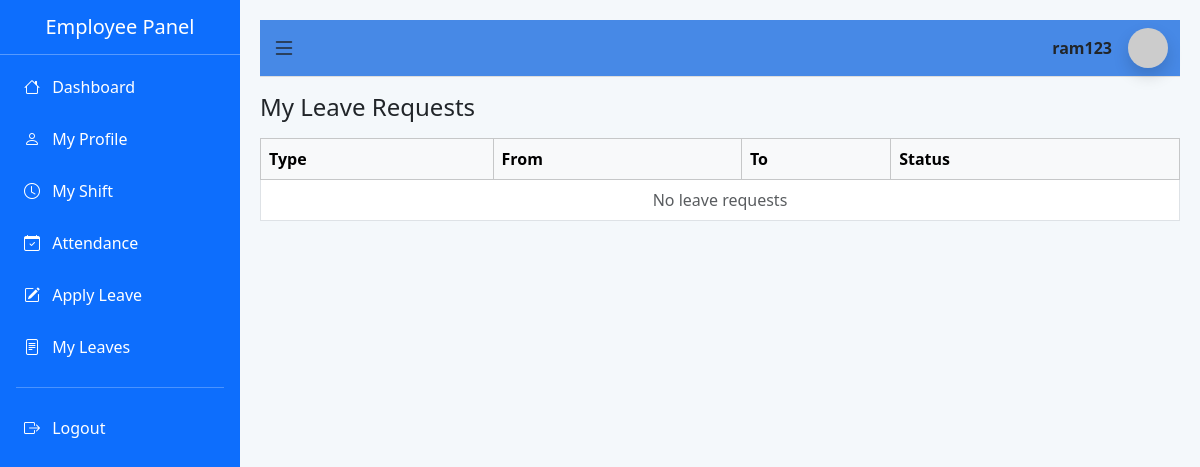
Before: /employee/leaves/ (signed in) with the older database file.
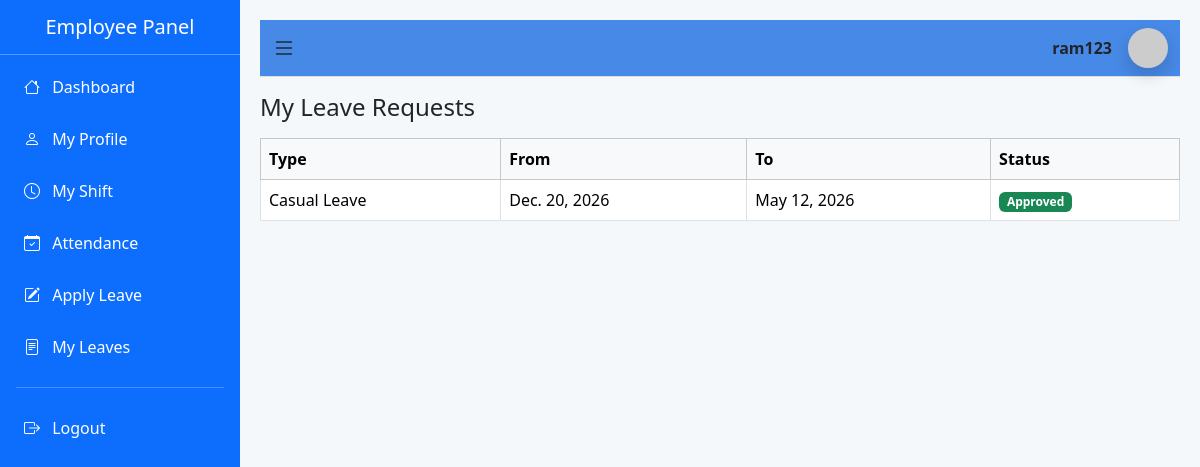
After: the same page with the newer database file.
### app/models.py (models this page shows, shortened)
class Leave(models.Model):
    LEAVE_TYPE_CHOICES = [
        ('CL', 'Casual Leave'),
        ('SL', 'Sick Leave'),
        ('PL', 'Paid Leave'),
    ]
    STATUS_CHOICES = [
        ('Pending', 'Pending'),
        ('Approved', 'Approved'),
        ('Rejected', 'Rejected'),
    ]
    employee = models.ForeignKey(
        Employee,
        on_delete=models.CASCADE,
        related_name='leaves'
    )
    leave_type = models.CharField(
        max_length=20,
        choices=LEAVE_TYPE_CHOICES
    )
    start_date = models.DateField()
    end_date = models.DateField()
    reason = models.TextField()
    status = models.CharField(
        max_length=20,
        choices=STATUS_CHOICES,
        default='Pending'
    )
    applied_at = models.DateTimeField(auto_now_add=True)
    reviewed_by = models.ForeignKey(
        User,
        on_delete=models.SET_NULL,
        null=True,
        blank=True
    )
    reviewed_at = models.DateTimeField(null=True, blank=True)

### app/views.py (the view)
# urls.py: path('employee/leaves/', views.my_leaves, name='my_leaves'),
@login_required(login_url='login')
def my_leaves(request):
    employee = get_object_or_404(Employee, user=request.user)
    leaves = employee.leaves.all().order_by('-applied_at')
    return render(request, 'employee/my_leaves.html', {
        'leaves': leaves
    })

### templates/employee/my_leaves.html (shortened to what this page needs)
{% extends 'employee/base_employee_dashboard.html' %}
{% block content %}
<h4>My Leave Requests</h4>
<table class="table table-bordered mt-3">
  <thead class="table-light">
    <tr>
      <th>Type</th>
      <th>From</th>
      <th>To</th>
      <th>Status</th>
    </tr>
  </thead>
  <tbody>
    {% for leave in leaves %}
    <tr>
      <td>{{ leave.get_leave_type_display }}</td>
      <td>{{ leave.start_date }}</td>
      <td>{{ leave.end_date }}</td>
      <td>
        <span class="badge
          {% if leave.status == 'Approved' %}bg-success
          {% elif leave.status == 'Rejected' %}bg-danger
          {% else %}bg-warning{% endif %}">
          {{ leave.status }}
        </span>
      </td>
    </tr>
    {% empty %}
    <tr>
      <td colspan="4" class="text-center text-muted">No leave requests</td>
    </tr>
    {% endfor %}
  </tbody>
</table>
{% endblock %}

Changed rows visible on the page:
added Leave: leave_type "Casual Leave", start_date "Dec. 20, 2026", end_date "May 12, 2026", status "Approved"
Other visible differences:
text no longer shown: "No leave requests"
